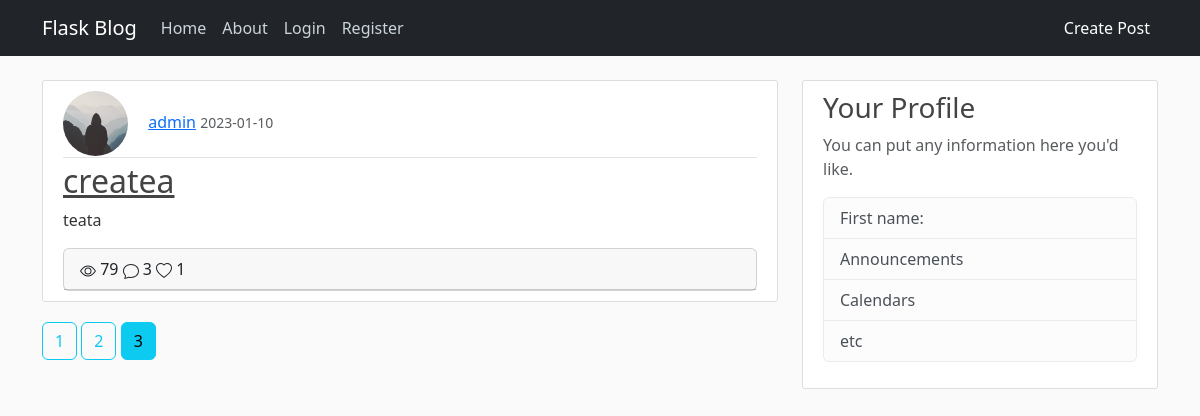
Screenshot of /home?page=3 with the database file from the repository.
### blog/models.py (models this page shows, shortened)
class Post(db.Model):
    id = db.Column(db.Integer, primary_key=True)
    title = db.Column(db.String(100), nullable=False)
    date_posted = db.Column(db.DateTime, nullable=False, default=datetime.utcnow)
    content = db.Column(db.Text, nullable=False)
    user_id = db.Column(db.Integer, db.ForeignKey('user.id'), nullable=False)
    views = db.Column(db.Integer, default=0)
    comments = db.relationship('Comment', backref='post', passive_deletes=True)
    likes = db.relationship('Like', backref='post', passive_deletes=True)

class User(db.Model, UserMixin):
    id = db.Column(db.Integer, primary_key=True)
    username = db.Column(db.String(20), unique=True, nullable=False)
    email = db.Column(db.String(120), unique=True, nullable=False)
    image_file = db.Column(db.String(20), nullable=False, default='default.jpg')
    password = db.Column(db.String(60), nullable=False)
    posts = db.relationship('Post', backref='user', lazy=True)
    comments = db.relationship('Comment', backref='user', passive_deletes=True)
    likes = db.relationship('Like', backref='user', passive_deletes=True)

### blog/views.py (the view)
@main.route("/")
@main.route("/home")
def home():
    page = request.args.get('page', 1, type=int)
    posts = Post.query.order_by(Post.date_posted.desc()).paginate(page=page, per_page=5)
    return render_template('index.html', posts=posts)

### blog/templates/index.html (shortened to what this page needs)
{% extends "base.html" %}
{% block content %}
    {% for post in posts %}
        <article class="media content-section">
            <div class="article-metadata">
                <img class="rounded-circle article-img" src="{{ url_for('static', filename='profile_pics/' + post.user.image_file) }}">
                <a class="mr-2" href="#">{{ post.user.username }}</a>
                <small class="text-muted">{{ post.date_posted.strftime('%Y-%m-%d') }}</small>
            </div>
          <div class="media-body">
            <h2><a class="article-title" href="{{ url_for('post.post_detail', post_id=post.id) }}">{{ post.title }}</a></h2>
            <p class="article-content">{{ post.content }}</p>
          </div>
            <div class="card">
                 <div class="card-header">
                     {{post.views}}
                     {{post.comments|length}}
                     {{post.likes|length}}
                 </div>
            </div>
        </article>
    {% endfor %}
    {% for page_num in posts.iter_pages(left_edge=1, right_edge=1, left_current=1, right_current=2) %}
      {% if page_num %}
        {% if posts.page == page_num %}
          <a class="btn btn-info mb-4" href="{{ url_for('main.home', page=page_num) }}">{{ page_num }}</a>
        {% else %}
          <a class="btn btn-outline-info mb-4" href="{{ url_for('main.home', page=page_num) }}">{{ page_num }}</a>
        {% endif %}
      {% endif %}
    {% endfor %}
{% endblock content %}
{% block content2 %}
<div class="col-md-4">
  <div class="content-section">
    <h3>Your Profile</h3>
    <p class='text-muted'>You can put any information here you'd like.
      <ul class="list-group">
        <li class="list-group-item list-group-item-light">First name: </li>
        <li class="list-group-item list-group-item-light">Announcements</li>
        <li class="list-group-item list-group-item-light">Calendars</li>
        <li class="list-group-item list-group-item-light">etc</li>
      </ul>
    </p>
  </div>
</div>
{% endblock content2 %}

### blog/static/main.css (style rules this page uses)
body { background: #fafafa; color: #333333; margin-top: 5rem; }
h1, h2, h3, h4, h5, h6 { color: #444444; }
.content-section { background: #ffffff; padding: 10px 20px; border: 1px solid #dddddd; border-radius: 3px; margin-bottom: 20px; }
.article-title { color: #444444; }
.article-content { white-space: pre-line; }
.article-img { height: 65px; width: 65px; margin-right: 16px; }
.article-metadata { padding-bottom: 1px; margin-bottom: 4px; border-bottom: 1px solid #e3e3e3 }

### rows the page displays
Post: image_file (placeholder picture), user.username "admin", date_posted "2023-01-10", title "createa", content "teata", views "79", comments|length "3", likes|length "1"

### other values shown
{{ page_num }} "1" "2"
{{ page_num }} "3"
